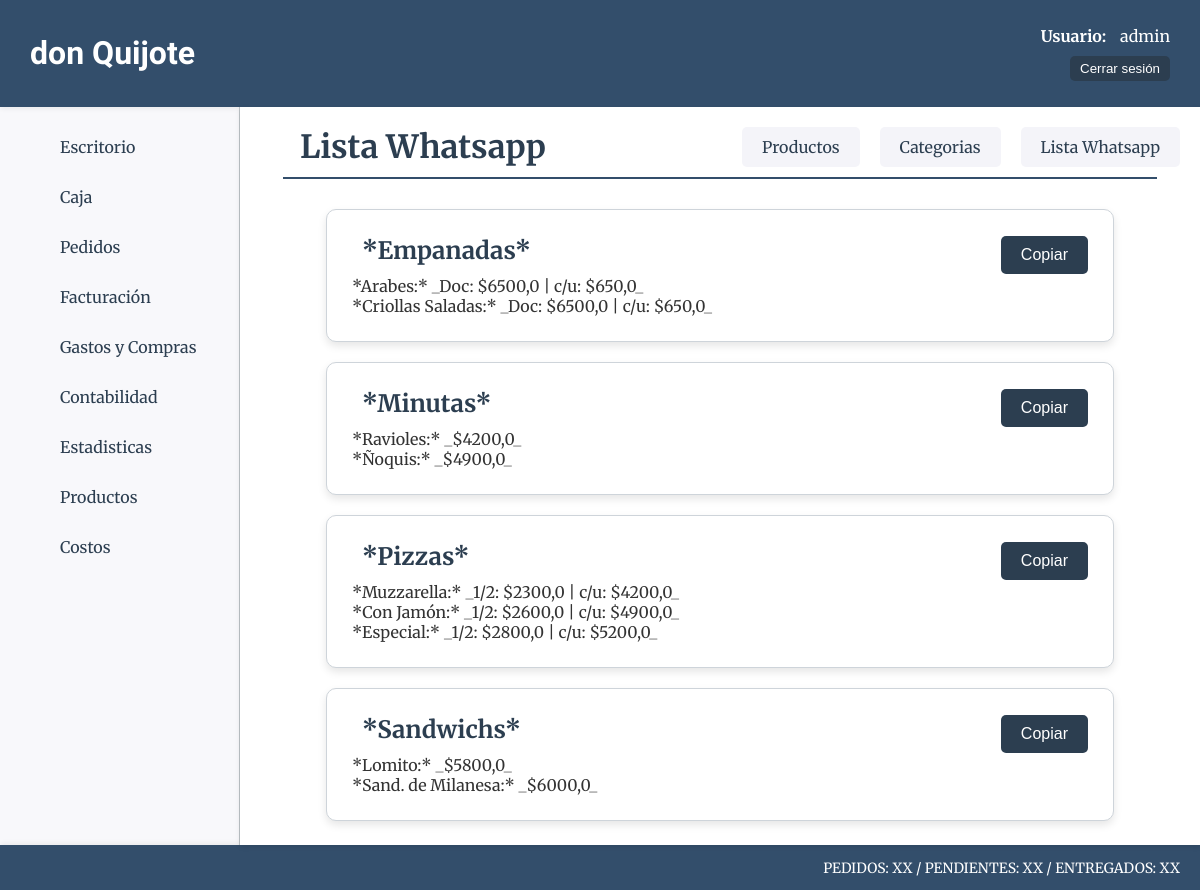
The app's page /productos/productos/lista_wa (signed in), older data.
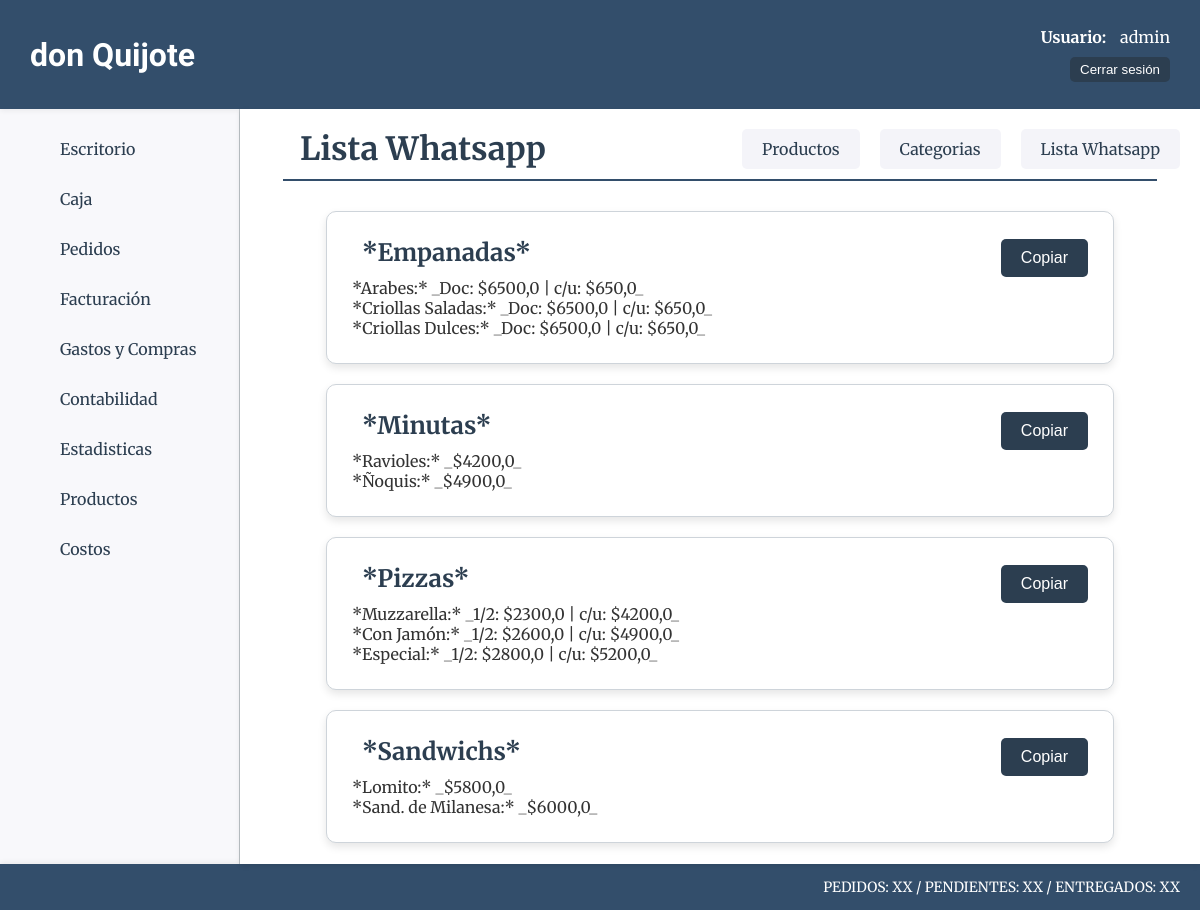
The same page, newer data.
### productos/models.py (models this page shows, shortened)
class ProductoCategoria(models.Model):
    nombre=models.CharField(max_length=50)

class Producto(models.Model):
    nombre=models.CharField(max_length=50, verbose_name="Nombre")
    categoria=models.ForeignKey(ProductoCategoria, on_delete=models.CASCADE, verbose_name="Categoría")
    descripcion=models.CharField(max_length=200, blank=True, null=True, verbose_name="Descripción")
    precio_unit=models.FloatField(verbose_name="P. Unitario")
    precio_media=models.FloatField(blank=True, null=True, verbose_name="P. Media")
    precio_doc=models.FloatField(blank=True, null=True, verbose_name="P. Docena")

### productos/views.py (the view)
# urls.py: path("productos/lista_wa", views.lista_wa, name="lista_wa"),
@login_required
def lista_wa(request):
    productos = Producto.objects.select_related('categoria').order_by('categoria__nombre').all()
    context = {
        'object_list': productos
    }
    return render(request, 'productos/lista_wa.html', context)

### productos/templates/productos/lista_wa.html (shortened to what this page needs)
{% extends 'core/base.html' %}
{% load static %}
{% block css %}
    <link rel="stylesheet" href="{% static 'productos/css/styles.css' %}">
{% endblock css %}
{% block titulo %}
    <div class="main-titulo-container">
        <div class="titulo-opciones-container">
            <h1 class="main-titulo">Lista Whatsapp</h1>
            <div class="btn-container">
                <a class="btn-opc" href="{% url 'productos:home' %}">Productos</a>
                <a class="btn-opc" href="{% url 'productos:categorias' %}">Categorias</a>
                <a class="btn-opc" href="{% url 'productos:lista_wa' %}">Lista Whatsapp</a>
            </div>
        </div>
        <hr  class="main-hr"/>
    </div>
{% endblock titulo %}
{% block main %}
    {% regroup object_list by categoria.nombre as categorias %}
    <section class="categorias-container">
        {% for categoria in categorias %}
        <div class="card card-wa">
            <div class="titulo-opciones-container">
                <h1 class="categoria-titulo">*{{ categoria.grouper }}*</h1>
                <button class="btn-success" onclick="copiarAlPortapapeles(this)">Copiar</button>
            </div>
            <div class="categoria-info">
                {% for producto in categoria.list %}
                    {% if producto.precio_doc %}
                        <p>*{{ producto.nombre }}:* _Doc: ${{producto.precio_doc}} | c/u: ${{producto.precio_unit}}_</p>
                    {% elif producto.precio_media %}
                        <p>*{{ producto.nombre }}:* _1/2: ${{producto.precio_media}} | c/u: ${{producto.precio_unit}}_</p>
                    {% else %}
                        <p>*{{ producto.nombre }}:* _${{producto.precio_unit}}_</p>
                    {% endif %}
                {% endfor %}
            </div>
        </div>
        {% endfor %}
    </section>
{% endblock main %}

Row changes from the older to the newer data that the page shows:
added Producto: nombre "Criollas Dulces", precio_doc "6500,0", precio_unit "650,0", shown under "Empanadas"
